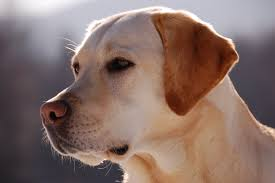
#> input picture Computer Vision using Python/dataset/dog.jpg, 275 x 183 px
$ python 4-preprocessing-gray-blur-canny-dilute-erode.py
#> lines starting #> are read from the running program, lines starting #| are printed output that depends on the picture; after the words box and inside, x2 and y2 are one past the last pixel; in counts of white or black regions, pixels touching at a corner belong together
# -*- coding: utf-8 -*-
"""
Created on Thu Mar  3 12:48:20 2022

@author: siddharth
"""

import cv2
import numpy as np

img = cv2.imread("dataset/dog.jpg")
#> img is the input picture: shape (183, 275, 3); mean B, G, R 103.9, 110.9, 134.1

imgGray = cv2.cvtColor(img, cv2.COLOR_BGR2GRAY)
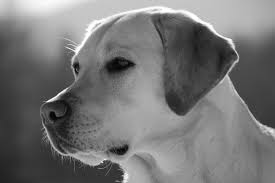
#> imgGray: shape (183, 275); min 2, max 255, mean 117
imgBlur = cv2.medianBlur(imgGray, 7, 0)
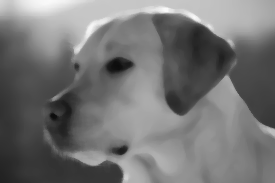
#> imgBlur: shape (183, 275); min 12, max 250, mean 116.4
imgCanny = cv2.Canny(imgBlur, 90, 90)
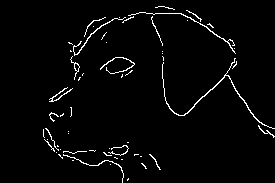
#> imgCanny: shape (183, 275); 2.7% white in thin lines or dots, all inside (x1, y1, x2, y2) = (43, 6, 275, 183)
kernel = np.ones((3,3), np.uint8)
imgDilate = cv2.dilate(imgCanny, kernel, iterations=5)
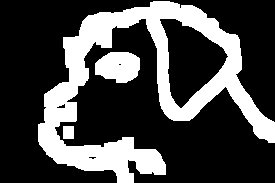
#> imgDilate: shape (183, 275); 28% white; 3 white regions, box (x1, y1, x2, y2) and area: (38, 1, 275, 183) 12852, (95, 52, 140, 83) 1097, (63, 126, 74, 139) 143
imgErode = cv2.erode(imgDilate, kernel, iterations=3)
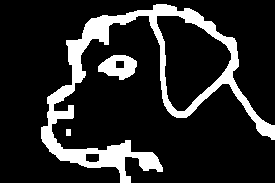
#> imgErode: shape (183, 275); 15.6% white; 3 white regions, box (x1, y1, x2, y2) and area: (41, 4, 275, 183) 7210, (98, 55, 137, 80) 623, (66, 129, 71, 136) 35

cv2.imshow("Gray sample", imgGray)
cv2.imshow("Blur sample", imgBlur)
cv2.imshow("Canny sample", imgCanny)
cv2.imshow("Dilation sample", imgDilate)
cv2.imshow("Erodation sample", imgErode)
cv2.waitKey(0)

$ run again, with Computer Vision using Python/dataset/birds.jpg copied over Computer Vision using Python/dataset/dog.jpg
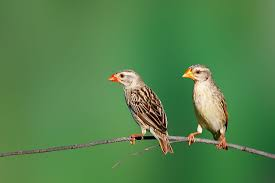
#> input picture Computer Vision using Python/dataset/birds.jpg, 275 x 183 px
#> img is the input picture: shape (183, 275, 3); mean B, G, R 75.2, 131.2, 83.5
#> `imgCanny = cv2.Canny(imgBlur, 90, 90)`:
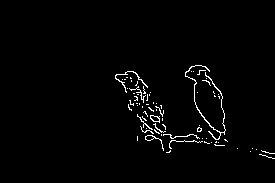
#> imgCanny: shape (183, 275); 1.8% white in thin lines or dots, all inside (x1, y1, x2, y2) = (115, 65, 275, 159)
#> imgDilate: shape (183, 275); 14.8% white; 2 white regions, box (x1, y1, x2, y2) and area: (110, 60, 243, 158) 6974, (245, 143, 275, 164) 486
#> `imgErode = cv2.erode(imgDilate, kernel, iterations=3)`:
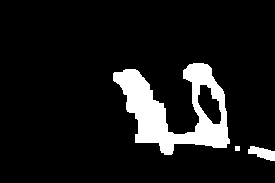
#> imgErode: shape (183, 275); 9.9% white; 3 white regions, box (x1, y1, x2, y2) and area: (113, 63, 230, 155) 4697, (248, 146, 275, 161) 246, (235, 146, 240, 151) 25
